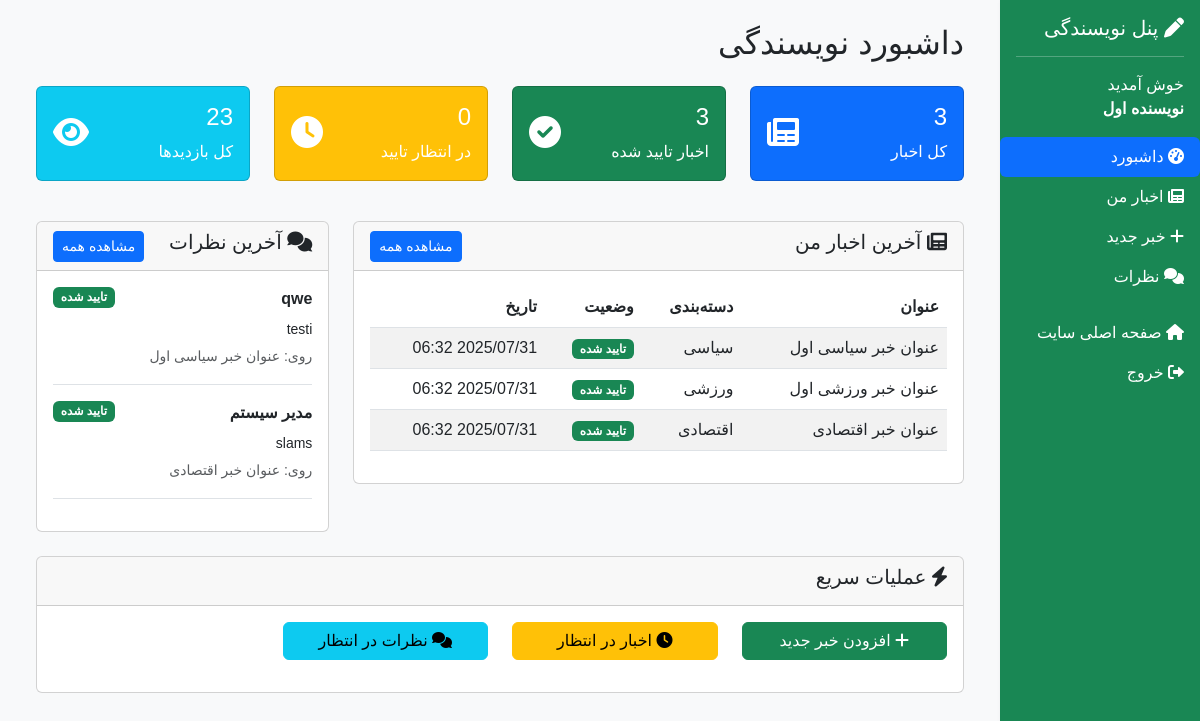
/writer/dashboard.php (signed in), run on the app's committed database.
### tables this page shows
CREATE TABLE `news` (
  `id` int NOT NULL,
  `title` varchar(255) NOT NULL,
  `slug` varchar(255) NOT NULL,
  `summary` text,
  `content` longtext NOT NULL,
  `image_url` varchar(255) DEFAULT NULL,
  `author_id` int NOT NULL,
  `category_id` int NOT NULL,
  `status` enum('pending','approved','rejected') DEFAULT 'pending',
  `views` int DEFAULT '0',
  `created_at` timestamp NULL DEFAULT CURRENT_TIMESTAMP,
  `updated_at` timestamp NULL DEFAULT CURRENT_TIMESTAMP ON UPDATE CURRENT_TIMESTAMP
);

CREATE TABLE `categories` (
  `id` int NOT NULL,
  `name` varchar(100) NOT NULL,
  `slug` varchar(100) NOT NULL,
  `description` text,
  `created_at` timestamp NULL DEFAULT CURRENT_TIMESTAMP,
  `updated_at` timestamp NULL DEFAULT CURRENT_TIMESTAMP ON UPDATE CURRENT_TIMESTAMP
);

CREATE TABLE `comments` (
  `id` int NOT NULL,
  `news_id` int NOT NULL,
  `user_id` int NOT NULL,
  `content` text NOT NULL,
  `status` enum('pending','approved','rejected') DEFAULT 'pending',
  `created_at` timestamp NULL DEFAULT CURRENT_TIMESTAMP,
  `updated_at` timestamp NULL DEFAULT CURRENT_TIMESTAMP ON UPDATE CURRENT_TIMESTAMP
);

CREATE TABLE `users` (
  `id` int NOT NULL,
  `username` varchar(50) NOT NULL,
  `email` varchar(100) NOT NULL,
  `password` varchar(255) NOT NULL,
  `full_name` varchar(100) NOT NULL,
  `role` enum('admin','writer','user') DEFAULT 'user',
  `status` enum('active','inactive') DEFAULT 'active',
  `created_at` timestamp NULL DEFAULT CURRENT_TIMESTAMP,
  `updated_at` timestamp NULL DEFAULT CURRENT_TIMESTAMP ON UPDATE CURRENT_TIMESTAMP
);

### config/database.php (called while the page is built, shortened)
<?php
function truncateText($text, $length = 150) {
    return $text;
}
function formatPersianDate($date) {
    $timestamp = strtotime($date);
    return date('Y/m/d H:i', $timestamp);
}
?>

### writer/dashboard.php (the view, shortened to what this page needs)
<?php
require_once '../config/database.php';
$stmt = $pdo->prepare("SELECT COUNT(*) FROM news WHERE author_id = ?");
$stmt->execute([$_SESSION['user_id']]);
$totalNews = $stmt->fetchColumn();
$stmt = $pdo->prepare("SELECT COUNT(*) FROM news WHERE author_id = ? AND status = 'approved'");
$stmt->execute([$_SESSION['user_id']]);
$approvedNews = $stmt->fetchColumn();
$stmt = $pdo->prepare("SELECT COUNT(*) FROM news WHERE author_id = ? AND status = 'pending'");
$stmt->execute([$_SESSION['user_id']]);
$pendingNews = $stmt->fetchColumn();
$stmt = $pdo->prepare("SELECT SUM(views) FROM news WHERE author_id = ? AND status = 'approved'");
$stmt->execute([$_SESSION['user_id']]);
$totalViews = $stmt->fetchColumn() ?: 0;
$stmt = $pdo->prepare("
    SELECT n.*, c.name as category_name
    FROM news n
    JOIN categories c ON n.category_id = c.id
    WHERE n.author_id = ?
    ORDER BY n.created_at DESC
    LIMIT 5
");
$stmt->execute([$_SESSION['user_id']]);
$latestNews = $stmt->fetchAll();
$stmt = $pdo->prepare("
    SELECT c.*, u.full_name as user_name, n.title as news_title
    FROM comments c
    JOIN users u ON c.user_id = u.id
    JOIN news n ON c.news_id = n.id
    WHERE n.author_id = ?
    ORDER BY c.created_at DESC
    LIMIT 5
");
$stmt->execute([$_SESSION['user_id']]);
$latestComments = $stmt->fetchAll();
?>
<!DOCTYPE html>
<html lang="fa" dir="rtl">
<head>
    <link href="https://cdnjs.cloudflare.com/ajax/libs/bootstrap/5.3.0/css/bootstrap.rtl.min.css" rel="stylesheet">
    <link href="https://cdnjs.cloudflare.com/ajax/libs/font-awesome/6.0.0/css/all.min.css" rel="stylesheet">
</head>
<body>
    <div class="container-fluid">
        <div class="row">
            <div class="col-md-3 col-lg-2 px-0">
                <div class="sidebar bg-success text-white">
                    <div class="p-3">
                        <h5><i class="fas fa-pen"></i> پنل نویسندگی</h5>
                        <hr>
                        <p class="mb-0">خوش آمدید<br><strong><?= $_SESSION['full_name'] ?></strong></p>
                    </div>
                    <ul class="nav nav-pills flex-column">
                        <li class="nav-item">
                            <a class="nav-link text-white active" href="dashboard.php">
                                <i class="fas fa-tachometer-alt"></i> داشبورد
                            </a>
                        </li>
                        <li class="nav-item">
                            <a class="nav-link text-white" href="news.php">
                                <i class="fas fa-newspaper"></i> اخبار من
                            </a>
                        </li>
                        <li class="nav-item">
                            <a class="nav-link text-white" href="news.php?action=add">
                                <i class="fas fa-plus"></i> خبر جدید
                            </a>
                        </li>
                        <li class="nav-item">
                            <a class="nav-link text-white" href="comments.php">
                                <i class="fas fa-comments"></i> نظرات
                            </a>
                        </li>
                        <li class="nav-item mt-3">
                            <a class="nav-link text-white" href="../index.php">
                                <i class="fas fa-home"></i> صفحه اصلی سایت
                            </a>
                        </li>
                        <li class="nav-item">
                            <a class="nav-link text-white" href="../auth/logout.php">
                                <i class="fas fa-sign-out-alt"></i> خروج
                            </a>
                        </li>
                    </ul>
                </div>
            </div>
            <div class="col-md-9 col-lg-10">
                <div class="main-content p-4">
                    <h2 class="mb-4">داشبورد نویسندگی</h2>
                    <div class="row mb-4">
                        <div class="col-md-6 col-lg-3 mb-3">
                            <div class="card stat-card bg-primary text-white">
                                <div class="card-body">
                                    <div class="d-flex justify-content-between">
                                        <div>
                                            <h4><?= $totalNews ?></h4>
                                            <p class="mb-0">کل اخبار</p>
                                        </div>
                                        <div class="align-self-center">
                                            <i class="fas fa-newspaper fa-2x"></i>
                                        </div>
                                    </div>
                                </div>
                            </div>
                        </div>
                        <div class="col-md-6 col-lg-3 mb-3">
                            <div class="card stat-card bg-success text-white">
                                <div class="card-body">
                                    <div class="d-flex justify-content-between">
                                        <div>
                                            <h4><?= $approvedNews ?></h4>
                                            <p class="mb-0">اخبار تایید شده</p>
                                        </div>
                                        <div class="align-self-center">
                                            <i class="fas fa-check-circle fa-2x"></i>
                                        </div>
                                    </div>
                                </div>
                            </div>
                        </div>
                        <div class="col-md-6 col-lg-3 mb-3">
                            <div class="card stat-card bg-warning text-white">
                                <div class="card-body">
                                    <div class="d-flex justify-content-between">
                                        <div>
                                            <h4><?= $pendingNews ?></h4>
                                            <p class="mb-0">در انتظار تایید</p>
                                        </div>
                                        <div class="align-self-center">
                                            <i class="fas fa-clock fa-2x"></i>
                                        </div>
                                    </div>
                                </div>
                            </div>
                        </div>
                        <div class="col-md-6 col-lg-3 mb-3">
                            <div class="card stat-card bg-info text-white">
                                <div class="card-body">
                                    <div class="d-flex justify-content-between">
                                        <div>
                                            <h4><?= number_format($totalViews) ?></h4>
                                            <p class="mb-0">کل بازدیدها</p>
                                        </div>
                                        <div class="align-self-center">
                                            <i class="fas fa-eye fa-2x"></i>
                                        </div>
                                    </div>
                                </div>
                            </div>
                        </div>
                    </div>
                    <div class="row">
                        <div class="col-lg-8 mb-4">
                            <div class="card">
                                <div class="card-header d-flex justify-content-between align-items-center">
                                    <h5><i class="fas fa-newspaper"></i> آخرین اخبار من</h5>
                                    <a href="news.php" class="btn btn-sm btn-primary">مشاهده همه</a>
                                </div>
                                <div class="card-body">
                                    <?php if ($latestNews): ?>
                                    <div class="table-responsive">
                                        <table class="table table-striped">
                                            <thead>
                                                <tr>
                                                    <th>عنوان</th>
                                                    <th>دسته‌بندی</th>
                                                    <th>وضعیت</th>
                                                    <th>تاریخ</th>
                                                </tr>
                                            </thead>
                                            <tbody>
                                                <?php foreach ($latestNews as $news): ?>
                                                <tr>
                                                    <td><?= truncateText($news['title'], 40) ?></td>
                                                    <td><?= $news['category_name'] ?></td>
                                                    <td>
                                                        <?php if ($news['status'] == 'approved'): ?>
                                                            <span class="badge bg-success">تایید شده</span>
                                                        <?php elseif ($news['status'] == 'pending'): ?>
                                                            <span class="badge bg-warning">در انتظار</span>
                                                        <?php else: ?>
                                                            <span class="badge bg-danger">رد شده</span>
                                                        <?php endif; ?>
                                                    </td>
                                                    <td><?= formatPersianDate($news['created_at']) ?></td>
                                                </tr>
                                                <?php endforeach; ?>
                                            </tbody>
                                        </table>
                                    </div>
                                    <?php else: ?>
                                    <p class="text-muted">خبری یافت نشد.</p>
                                    <?php endif; ?>
                                </div>
                            </div>
                        </div>
                        <div class="col-lg-4 mb-4">
                            <div class="card">
                                <div class="card-header d-flex justify-content-between align-items-center">
                                    <h5><i class="fas fa-comments"></i> آخرین نظرات</h5>
                                    <a href="comments.php" class="btn btn-sm btn-primary">مشاهده همه</a>
                                </div>
                                <div class="card-body">
                                    <?php if ($latestComments): ?>
                                    <?php foreach ($latestComments as $comment): ?>
                                    <div class="mb-3 pb-3 border-bottom">
                                        <div class="d-flex justify-content-between align-items-start mb-2">
                                            <strong><?= $comment['user_name'] ?></strong>
                                            <?php if ($comment['status'] == 'approved'): ?>
                                                <span class="badge bg-success">تایید شده</span>
                                            <?php elseif ($comment['status'] == 'pending'): ?>
                                                <span class="badge bg-warning">در انتظار</span>
                                            <?php else: ?>
                                                <span class="badge bg-danger">رد شده</span>
                                            <?php endif; ?>
                                        </div>
                                        <p class="small mb-1"><?= truncateText($comment['content'], 60) ?></p>
                                        <small class="text-muted">
                                            روی: <?= truncateText($comment['news_title'], 30) ?>
                                        </small>
                                    </div>
                                    <?php endforeach; ?>
                                    <?php else: ?>
                                    <p class="text-muted">نظری یافت نشد.</p>
                                    <?php endif; ?>
                                </div>
                            </div>
                        </div>
                    </div>
                    <div class="row">
                        <div class="col-12">
                            <div class="card">
                                <div class="card-header">
                                    <h5><i class="fas fa-bolt"></i> عملیات سریع</h5>
                                </div>
                                <div class="card-body">
                                    <div class="row">
                                        <div class="col-md-3 mb-3">
                                            <a href="news.php?action=add" class="btn btn-success w-100">
                                                <i class="fas fa-plus"></i> افزودن خبر جدید
                                            </a>
                                        </div>
                                        <div class="col-md-3 mb-3">
                                            <a href="news.php?status=pending" class="btn btn-warning w-100">
                                                <i class="fas fa-clock"></i> اخبار در انتظار
                                            </a>
                                        </div>
                                        <div class="col-md-3 mb-3">
                                            <a href="comments.php?status=pending" class="btn btn-info w-100">
                                                <i class="fas fa-comments"></i> نظرات در انتظار
                                            </a>
                                        </div>
                                    </div>
                                </div>
                            </div>
                        </div>
                    </div>
                </div>
            </div>
        </div>
    </div>
</body>
</html>

### writer/dashboard.php (style rules this page uses)
body { font-family: 'Tahoma', sans-serif; background: #f8f9fa; }
.sidebar { min-height: 100vh; box-shadow: 2px 0 5px rgba(0,0,0,0.1); }
.stat-card { transition: transform 0.2s; }
.main-content { min-height: 100vh; }

### data on the page
news: title "عنوان خبر سیاسی اول", category.name "سیاسی", status "تایید شده", created_at "2025/07/31 06:32"
news: title "عنوان خبر ورزشی اول", category.name "ورزشی", status "تایید شده", created_at "2025/07/31 06:32"
news: title "عنوان خبر اقتصادی", category.name "اقتصادی", status "تایید شده", created_at "2025/07/31 06:32"
comments: user.full_name "qwe", status "تایید شده", content "testi", news.title "عنوان خبر سیاسی اول"
comments: user.full_name "مدیر سیستم", status "تایید شده", content "slams", news.title "عنوان خبر اقتصادی"

### other printed values
$_SESSION['full_name'] "نویسنده اول"
$totalNews "3"
$approvedNews "3"
$pendingNews "0"
$totalViews "23"
